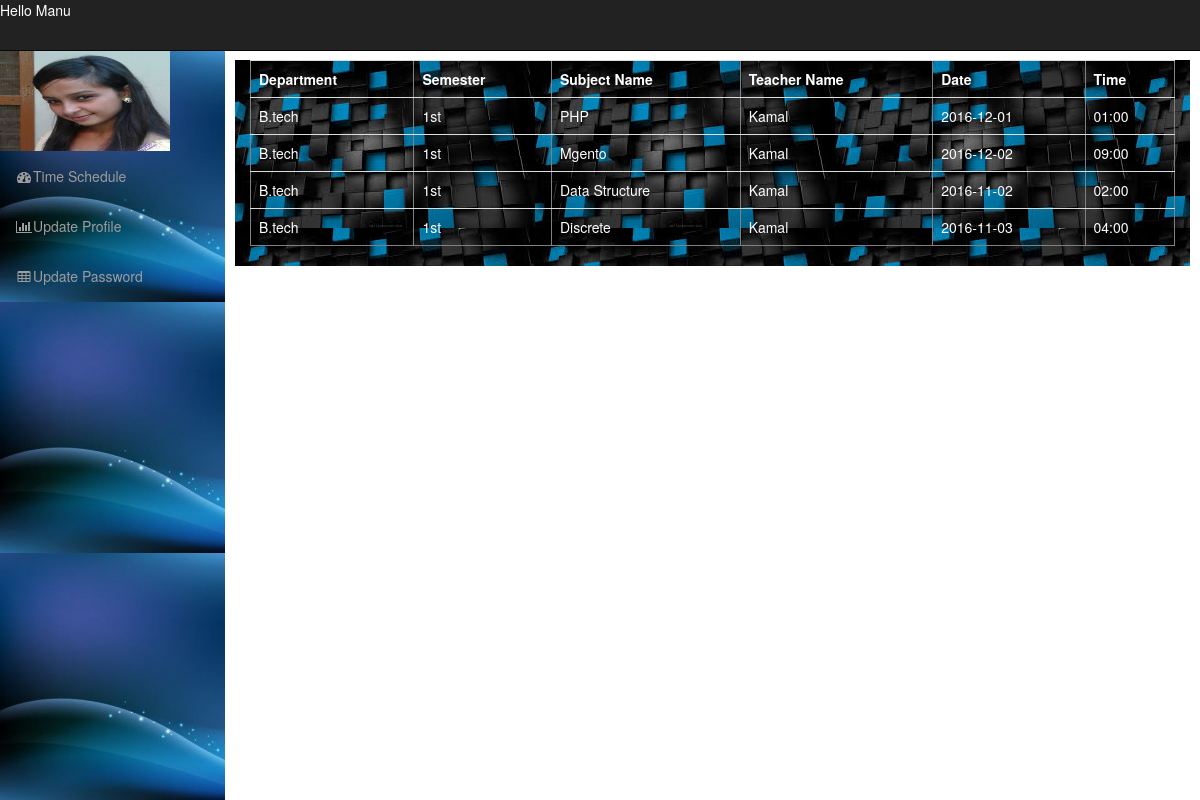
Page /student/studentdashboard.php?info=timeschedule (signed in) on the committed database.
### tables this page shows
CREATE TABLE IF NOT EXISTS `timeschedule` (
  `timeschedule_id` int(11) NOT NULL AUTO_INCREMENT,
  `department_name` varchar(20) DEFAULT NULL,
  `semester_name` varchar(20) DEFAULT NULL,
  `subject_name` varchar(20) DEFAULT NULL,
  `time` varchar(20) DEFAULT NULL,
  `date` varchar(40) DEFAULT NULL,
  `teacher_id` int(11) NOT NULL,
  PRIMARY KEY (`timeschedule_id`),
  KEY `teacher_id` (`teacher_id`)
);

CREATE TABLE IF NOT EXISTS `department` (
  `department_id` int(11) NOT NULL AUTO_INCREMENT,
  `department_name` varchar(50) NOT NULL,
  PRIMARY KEY (`department_id`),
  FULLTEXT KEY `course_name` (`department_name`)
);

CREATE TABLE IF NOT EXISTS `semester` (
  `sem_id` int(11) NOT NULL AUTO_INCREMENT,
  `semester_name` varchar(20) DEFAULT NULL,
  `department_id` int(11) NOT NULL,
  PRIMARY KEY (`sem_id`),
  KEY `course_id` (`department_id`)
);

CREATE TABLE IF NOT EXISTS `subject` (
  `subject_id` int(11) NOT NULL AUTO_INCREMENT,
  `subject_name` varchar(20) DEFAULT NULL,
  `sem_id` int(11) NOT NULL,
  `department_id` int(11) NOT NULL,
  PRIMARY KEY (`subject_id`),
  KEY `course_id` (`department_id`)
);

CREATE TABLE IF NOT EXISTS `teacher` (
  `teacher_id` int(11) NOT NULL AUTO_INCREMENT,
  `name` varchar(50) NOT NULL,
  `eid` varchar(50) NOT NULL,
  `password` varchar(10) NOT NULL,
  `mob` bigint(20) NOT NULL,
  `address` varchar(1000) NOT NULL,
  `department_id` int(11) NOT NULL,
  `sem_id` int(11) NOT NULL,
  `status` varchar(100) NOT NULL,
  `date` date NOT NULL,
  PRIMARY KEY (`teacher_id`),
  UNIQUE KEY `eid` (`eid`),
  FULLTEXT KEY `name` (`name`)
);

### student/timeschedule.php (the view)
<?php
include('../config.php');
echo "<table border='1' class='table'>";
echo "<Tr>
<th><font color='#FFF'>Department</font></th>
<th><font color='#FFF'>Semester</font></th>
<th><font color='#FFF'>Subject Name</font></th>
<th><font color='#FFF'>Teacher Name</font></th>
<th><font color='#FFF'>Date</font></th>
<th><font color='#FFF'>Time</font></th>
</tr>";
$que4=mysqli_query($con,"select * from student where eid='".$_SESSION['e_id']."'");
$res4=mysqli_fetch_array($que4);
	$que=mysqli_query($con,"select *  from timeschedule where semester_name='".$res4['sem_id']."'");
	while($res=mysqli_fetch_array($que))
	{
	echo "<Tr>";
	$que22=mysqli_query($con,"select *  from department where department_id='".$res['department_name']."'");
	$res22=mysqli_fetch_array($que22);
	echo "<td style='color:white'>".$res22['department_name']."</td>" ;
	$que4=mysqli_query($con,"select *  from semester where sem_id='".$res4['sem_id']."'");
	$res4=mysqli_fetch_array($que4);
	echo "<td style='color:white'>".$res4['semester_name']."</td>" ;
	$que33=mysqli_query($con,"select *  from subject where subject_id='".$res['subject_name']."'");
	$res33=mysqli_fetch_array($que33);
	echo "<td style='color:white'>".$res33['subject_name']."</td>" ;
	$que5=mysqli_query($con,"select *  from teacher where teacher_id='".$res['teacher_id']."'");
	$res5=mysqli_fetch_array($que5);
	echo "<td style='color:white'>".$res5['name']."</td>" ;
	echo "<td style='color:white'>".$res['date']."</td>" ;
	echo "<td style='color:white'>".$res['time']."</td>" ;
	?>
	<?php
	echo "</tr>";
	}
echo "</table>";
?>

### student/studentdashboard.php (shortened to what this page needs)
<?php
$email= $_SESSION['e_id'];
include('../config.php');
?>
<!DOCTYPE html>
<html lang="en">
<head>
    <link href="css/bootstrap.min.css" rel="stylesheet">
    <link href="css/sb-admin.css" rel="stylesheet">
    <link href="font-awesome/css/font-awesome.min.css" rel="stylesheet" type="text/css">
</head>
<body>
    <div id="wrapper">
        <nav class="navbar navbar-inverse navbar-fixed-top" role="navigation">
            <div class="navbar-header">
              <p> <span style="color:#FFF" >Hello <?php echo $_SESSION['name'];?>
              </span>
</p>
            </div>
                            <?php
								$arr=scandir("image/$email");
								$img=$arr[2];
								$path="image/".$email."/".$img;
							?>
            <div class="collapse navbar-collapse navbar-ex1-collapse">
                <ul class="nav navbar-nav side-nav" style="background-image:url(img/6.jpg)">
                 <li>
                        <img src="<?php  echo $path;?>" width="170" height="100" alt="Profile pic not found"/>
                    </li>
                    <li>
                        <a href="studentdashboard.php?info=timeschedule"><i class="fa fa-fw fa-dashboard"></i>Time Schedule</a>
                    </li>
                    <li>
                        <a href="studentdashboard.php?info=updateprofile&img=<?php echo $img;?>"><i class="fa fa-fw fa-bar-chart-o"></i>Update Profile</a>
                    </li>
                    <li>
                        <a href="studentdashboard.php?info=updatepassword"><i class="fa fa-fw fa-table"></i>Update Password</a>
                    </li>
                </ul>
            </div>
        </nav>
        <div id="page-wrapper">
            <div class="container-fluid">
                <div class="row">
                   <div class="col-lg-12" style="background-image:url(img/7.jpeg);" height="1000px;" align="center" margin-top="20px">
                <?php
				@$info=$_REQUEST['info'];
				if($info!="")
				{
				if($info=="updatepassword")
				{
					include('updatepassword.php');
					}
				elseif($info=="updateprofile")
				{
					include('updateprofile.php');
					}
				elseif($info=="timeschedule")
				{
					include('timeschedule.php');
				}
					}
				else
				{
				?>
                        <img src="img/5.jpg" class="img-responsive" alt="Cinque Terre" width="500" height="500" style="margin-top: 10px; margin-left: 23px;">
                        <img src="img/4.jpg" class="img-responsive" alt="Cinque Terre" width="500" height="100" style=" margin-left: 23px;">
                <?php }?>
                    </div>
                </div>
            </div>
        </div>
    </div>
</body>
</html>

### student/css/sb-admin.css (style rules this page uses)
body { margin-top: 100px; }
@media (min-width:768px) { body { margin-top: 50px; } }
#wrapper { padding-left: 0; }
#page-wrapper { width: 100%; padding: 0; background-color: #fff; }
@media (min-width:768px) { #wrapper { padding-left: 225px; } }
@media (min-width:768px) { #page-wrapper { padding: 10px; } }
@media (min-width:768px) { .side-nav { position: fixed; top: 51px; left: 225px; width: 225px; margin-left: -225px; border: none; border-radius: 0; overflow-y: auto; background-color: #f8f8f8; border-color: #e7e7e7; bottom: 0; overflow-x: hidden; padding-bottom: 40px; } }
@media (min-width:768px) { .side-nav>li>a { width: 225px; } }

### rows in the picture
timeschedule: department.department_name "B.tech", semester.semester_name "1st", subject.subject_name "PHP", teacher.name "Kamal", date "2016-12-01", time "01:00"
timeschedule: department.department_name "B.tech", semester.semester_name "1st", subject.subject_name "Mgento", teacher.name "Kamal", date "2016-12-02", time "09:00"
timeschedule: department.department_name "B.tech", semester.semester_name "1st", subject.subject_name "Data Structure", teacher.name "Kamal", date "2016-11-02", time "02:00"
timeschedule: department.department_name "B.tech", semester.semester_name "1st", subject.subject_name "Discrete", teacher.name "Kamal", date "2016-11-03", time "04:00"

### other values in the picture
$_SESSION['name'] "Manu"
